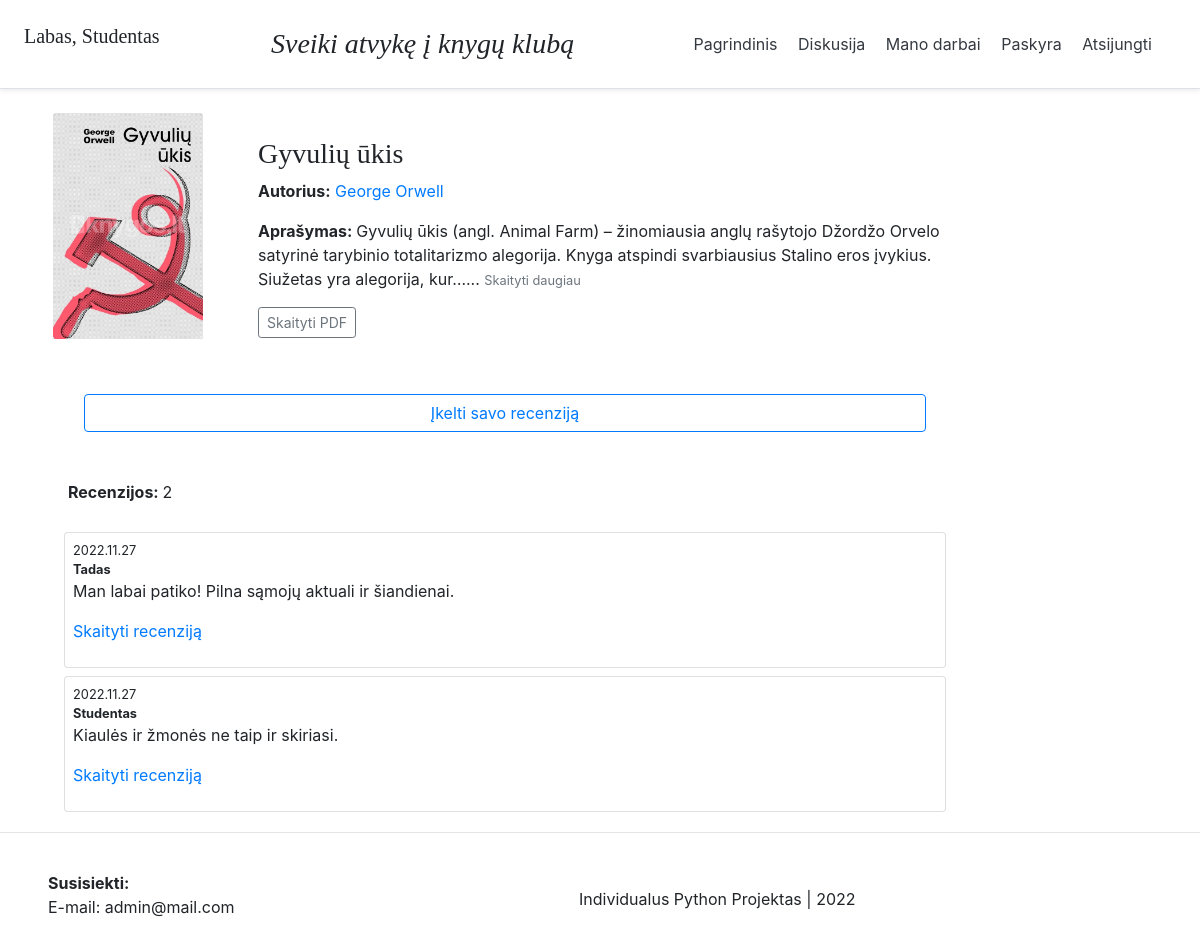
Page /book/2 (signed in) on the committed database.
### account/models.py (models this page shows, shortened)
class Account(AbstractBaseUser, PermissionsMixin):
	email = models.EmailField('El. paštas', max_length=60, unique=True)
	username = models.CharField('Vartotojo vardas', max_length=30, unique=True, )
	date_joined = models.DateTimeField(verbose_name='Prisijungimo data', auto_now_add=True)
	last_login = models.DateTimeField(verbose_name='Paskutiną kartą matytas', auto_now=True)
	is_admin = models.BooleanField(default=False)
	is_active = models.BooleanField(default=True)
	is_staff = models.BooleanField(default=False)
	is_superuser = models.BooleanField(default=False)
	is_teacher = models.BooleanField(default=False)
	is_student = models.BooleanField(default=True)
	hide_email = models.BooleanField(default=True)
	profile_image = models.ImageField(max_length=255, upload_to=get_profile_img_path,
                                    null=True, blank=True, default=get_default_profile_image)
	USERNAME_FIELD = 'email'
	REQUIRED_FIELDS = ['username']
	objects = MyAccountManager()

### bookcase/models.py (models this page shows, shortened)
class Book(models.Model):
    title = models.CharField('Knygos pavadinimas', max_length=200)
    author = models.ForeignKey('Author', null=True, on_delete=models.SET_NULL, related_name='books')
    year = models.CharField('Metai', max_length=4, null=True, blank=True)
    desc = models.TextField('Aprašymas', max_length=2000, null=True, blank=True)
    pdf = models.FileField('Knygos pdf', upload_to='books/pdfs/', null=True, blank=True)
    cover = models.ImageField('Viršelis', max_length=50, upload_to='books/covers/', null=True, blank=True)
    uploaded_by = models.CharField(max_length=100, null=True, blank=True)
    user_id = models.CharField(max_length=100, null=True, blank=True)

class Author(models.Model):
    first_name = models.CharField('Vardas', max_length=50, null=True, blank=True)
    last_name = models.CharField('Pavardė', max_length=50)
    biography = models.TextField('Biografija', max_length=5000, null=True, blank=True)
    author_photo = models.ImageField('Nuotrauka', max_length=50, upload_to='authors/Photo/', null=True, blank=True)
    class Meta:
        ordering = ['last_name', 'first_name']
    def __str__(self):
        return f'{self.first_name} {self.last_name}'

class BookReview(models.Model):
    user = models.ForeignKey(settings.AUTH_USER_MODEL, on_delete=models.CASCADE, related_name='user')
    book = models.ForeignKey('Book', null=True, on_delete=models.SET_NULL, related_name='book_reviews')
    comentReview = models.TextField('Rašyti komentarą', max_length=500, null=True, blank=True)
    pdfReview = models.FileField('Įkelti recenzijos failą', upload_to='books/reviews/', null=True, blank=True)
    review_date = models.DateTimeField('Įrašo data', auto_now_add=True, )
    class Meta:
        ordering = ['review_date']

### bookcase/views.py (the view)
# urls.py: path('book/<int:id>', views.get_book, name="bookdetail"),
@login_required
def get_book(request, id):
	book = get_object_or_404(Book, id=id)
	onebook_reviews = BookReview.objects.filter(book_id=id).order_by('-review_date')
	onebook_reviews_count = onebook_reviews.count()
	paginator = Paginator(onebook_reviews, 4)
	page_number = request.GET.get('page')
	paged_reviews = paginator.get_page(page_number)
	context = {
        'book': book,
		'onebook_reviews': paged_reviews,
		'onebook_reviews_count': onebook_reviews_count
	}
	return render(request, "bookcase/bookdetail.html", context)

### bookcase/templates/bookcase/bookdetail.html (shortened to what this page needs)
{% extends 'base.html' %}
{% block content %}
<div class="row">
    <div class="col-md-10 blog-main">
        <div class="d-flex bd-highlight">
            <div class="p-2 flex-shrink-1 bd-highlight">
                {% if book.cover %}
                    <img src="{{ book.cover.url }}" alt="{{ book.title }}" class="bd-placeholder-img card-img-top"  style="height: max 150px; width: 150px">
                {% endif %}
            </div>
            <div class="p-2 w-100 bd-highlight">
                <div class="col m-4" >
                    <h3>{{book.title}}</h3>
                    <p><strong>Autorius:</strong> <a href="{% url 'author' id=book.author.id %}">{{ book.author }}</a></p>
                    <p><strong>Aprašymas: </strong> {{book.desc|truncatechars:200 }}... <a href="{{ book.desc}}"><small class="text-muted">Skaityti daugiau</small></a></p>
                    <a href="{{ book.pdf.url }}" class="btn btn-outline-secondary btn-sm" target="_blank">Skaityti PDF</a>
                </div>
            </div>
        </div>
        <div class="container">
            {% if user.is_authenticated %}
               <div class="p-4 mb-3 rounded" >
                   <a href="send_review" class="btn btn-outline-primary btn-block">Įkelti savo recenziją</a>
               </div>
            {% endif %}
            <p class="p-2"><strong>Recenzijos: </strong> {{book.book_reviews.all.count}}</p>
            <div class="d-flex align-content-md-start flex-wrap">
                {% for review in onebook_reviews %}
                        <div class="card m-1 p-2 w-100" >
                            <small> {{review.review_date|date:"Y.m.d"}} </small>
                            <small> <strong> {{review.user.username}} </strong></small>
                            <p> {{ review.comentReview}}</p>
                            {% if review.pdfReview %}
                            <p> <a href="{{ review.pdfReview.url }}" target="_blank">Skaityti recenziją</a></p>
                            {%endif%}
                        </div>
                {% endfor %}
            </div>
        </div>
    </div>
</div>
{% endblock %}

### templates/fragments/header.html (shortened to what this page needs)
{% load static %}
	 <link href="bootstrap/css/header.css" rel="stylesheet">
<div class="d-flex flex-column flex-md-row align-items-center p-3 px-md-4 mb-3 bg-white border-bottom shadow-sm">
  <h5 class="my-2 mr-md-auto font-weight-normal">
  	{% if request.user.is_authenticated %}
  		<p>Labas, {{request.user.username}}</p>
  	{% endif %}
  </h5>
	 <h3 class="my-0 mr-md-auto font-italic align-items-center">
        Sveiki atvykę į knygų klubą
	 </h3>
		<nav class="my-2 my-md-0 mr-md-3">
  		{% if request.user.is_authenticated %}
			  {% if user.is_admin or user.is_superuser %}
				<a class="p-2 text-dark" href="{% url 'dashboard' %}">Pagrindinis</a>
				<a class="p-2 text-dark" href="{% url 'message_renewal' %}">Valdyti duombazę</a>
				<a class="p-2 text-dark" href="{% url 'message_renewal' %}">Žinutės</a>
				<a class="p-2 text-dark" href="{% url 'message_renewal' %}">Kažkas</a>
				<a class="p-2 text-dark" href="{% url 'logout' %}">Atsijungti</a>
			  {% elif user.is_student %}
				<a class="p-2 text-dark" href="{% url 'student' %}">Pagrindinis</a>
				<a class="p-2 text-dark" href="{% url 'message_renewal' %}">Diskusija</a>
				<a class="p-2 text-dark" href="{% url 'message_renewal' %}">Mano darbai</a>
				<a class="p-2 text-dark" href="{% url 'account' %}">Paskyra</a>
				<a class="p-2 text-dark" href="{% url 'logout' %}">Atsijungti</a>
				{% endif %}
			{% else %}
				<a class="p-2 text-dark" href="{% url 'home' %}">Pagrindinis</a>
				<a class="btn btn-outline-primary" href="{% url 'login' %}">Prisijungti</a>
				<a class="btn btn-outline-primary" href="{% url 'register' %}">Registruotis</a>
		{% endif %}
  	</nav>
</div>

### rows in the picture
Account: user.username "Studentas"
Book: cover (picture), title "Gyvulių ūkis", author "George Orwell", desc "Gyvulių ūkis (angl. Animal Farm) – žinomiausia anglų rašytojo Džordžo Orvelo satyrinė tarybinio totalitarizmo alegorija. Knyga atspindi svarbiausius Stalino eros įvykius. Siužetas yra alegorija, kur…", book_reviews.all.count "2"
BookReview: review_date "2022.11.27", user.username "Tadas", comentReview "Man labai patiko! Pilna sąmojų aktuali ir šiandienai."
BookReview: review_date "2022.11.27", user.username "Studentas", comentReview "Kiaulės ir žmonės ne taip ir skiriasi."
